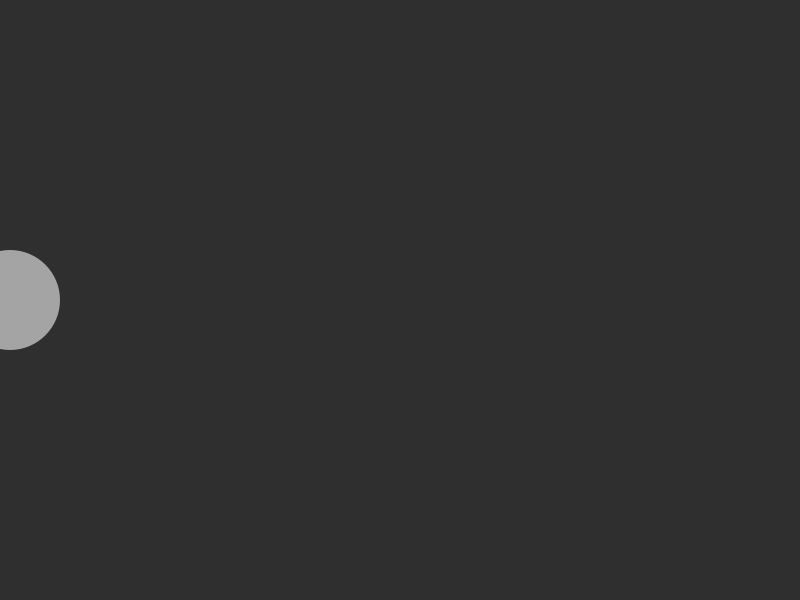
Frame 1 (no input)
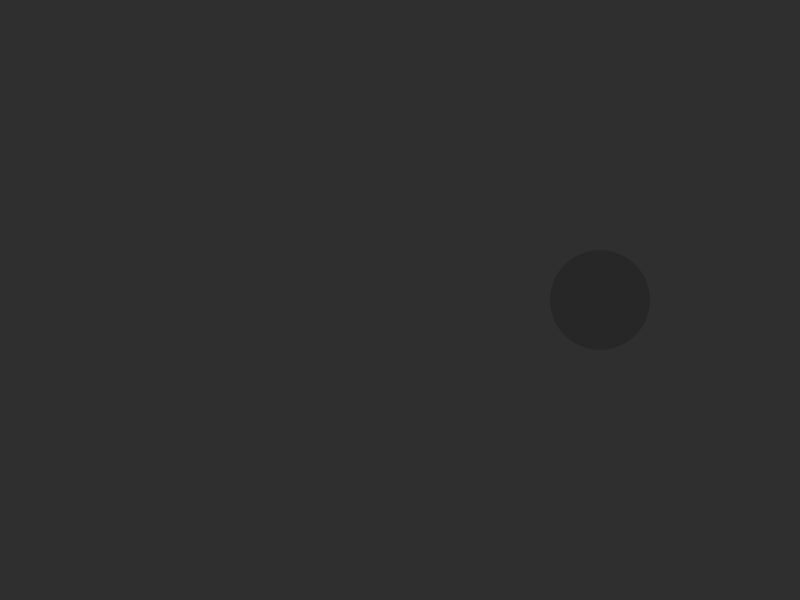
Frame 60 (the mouse pressed at the canvas centre just before this capture)
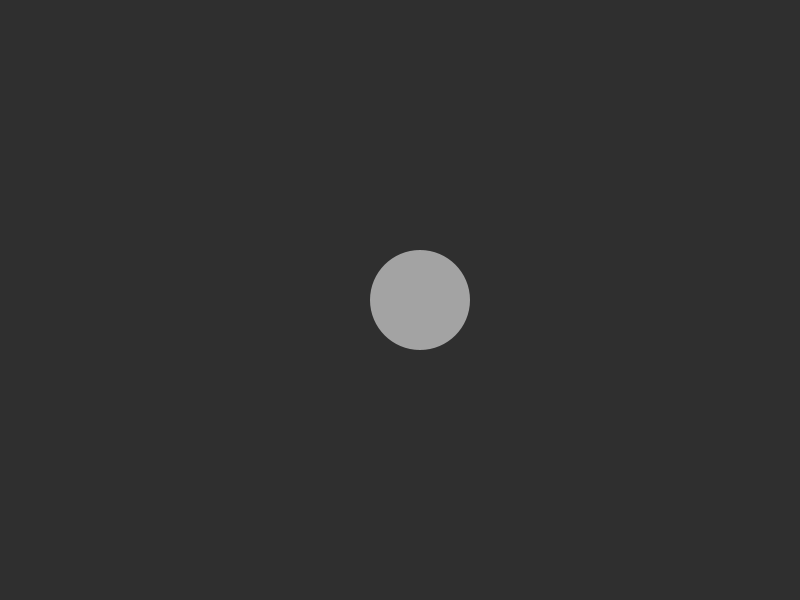
Frame 120 (the mouse held since frame 60 and released just before this capture)

The Processing sketch that drew these frames (run headless with seeded random() and noise(); from frame 60 on, the mouse is pressed at the canvas centre):

// Processing sketch: bouncingball
// ── bouncingball.pde
int x;
int speed = 10;
void setup() {
  //run only once
  size(800, 600);
  noStroke();
  x = 10;
}

void draw() {
  //repeat forever/ loop
  background(47);
  fill(random(255));
  ellipse(x, 300, 100, 100);
  x = x + speed;
  if (x > 800) {
    speed = -speed;
  }
  if (x < 0) {
    speed = -speed;
  }
}

void keyPressed(){
//run once when key is pressed
    speed = -speed;
}

void mouseClicked(){
//run once when mouse is pressed
    speed = -speed;
}
